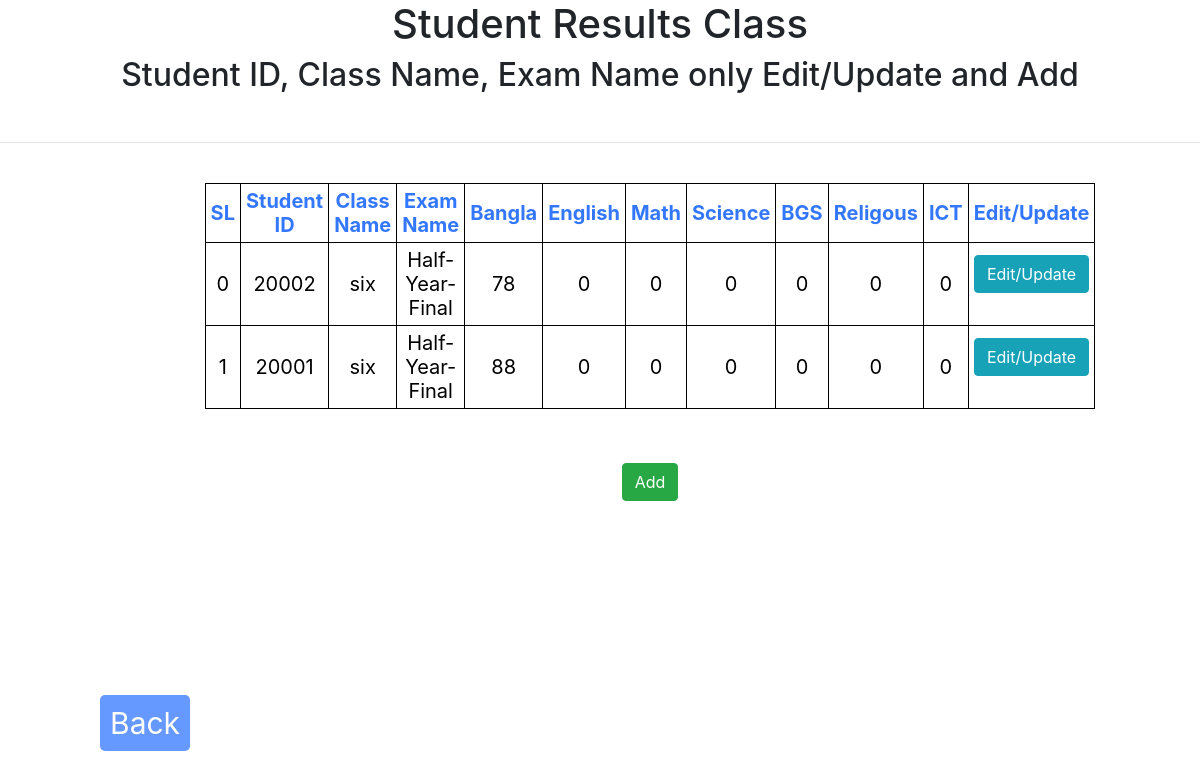
The app's page /student_results_six.php with its own data.
### tables this page shows
CREATE TABLE `student_register` (
  `SL` int(11) NOT NULL,
  `id_number` int(255) NOT NULL,
  `image` blob NOT NULL,
  `username` varchar(255) NOT NULL,
  `id` int(255) NOT NULL,
  `birth_date` date NOT NULL,
  `email` varchar(255) NOT NULL,
  `address` text NOT NULL,
  `gender` varchar(11) NOT NULL,
  `phone` int(11) NOT NULL,
  `password` varchar(255) NOT NULL,
  `payment_date` varchar(11) NOT NULL,
  `reference` varchar(255) NOT NULL,
  `particulars` varchar(255) NOT NULL,
  `payment_mode` varchar(255) NOT NULL,
  `Amount_BDT` int(255) NOT NULL,
  `class_name` varchar(11) NOT NULL,
  `exam_name` varchar(255) NOT NULL,
  `bangla` int(255) NOT NULL,
  `english` int(255) NOT NULL,
  `math` int(255) NOT NULL,
  `science` int(255) NOT NULL,
  `bgs` int(255) NOT NULL,
  `religous` int(255) NOT NULL,
  `ict` int(255) NOT NULL
);

### student_results_six.php (the view, shortened to what this page needs)
<html>
<head>
  <link rel="stylesheet" href="https://maxcdn.bootstrapcdn.com/bootstrap/4.5.2/css/bootstrap.min.css">
</head>
<body>
<center>
<h1>Student  Results Class </h1>
<h2>Student ID, Class Name, Exam Name only Edit/Update and Add</h2><br>
<hr><br>
<div id="t02">
<table>
<thead>
<tr>
<th>SL</th>
<th>Student ID</th>
<th>Class Name</th>
<th>Exam Name</th>
<th>Bangla</th>
<th>English</th>
<th>Math</th>
<th>Science</th>
<th>BGS</th>
<th>Religous</th>
<th>ICT</th>
<th>Edit/Update</th>
</tr>
</thead>
<?php
$servername="localhost" ;
$serveruser="root" ;
$serverpass="" ;
$DBname="aamsc" ;
$conn=mysqli_connect($servername , $serveruser , $serverpass , $DBname ) ;
 $sql= "select * from student_register ";
 $result=$conn->query($sql) ;
while($row = mysqli_fetch_array($result))
  {
?>
  <tr>
  <td><?php echo $row['SL'];  ?></td>
  <td><?php echo $row['id_number'];  ?></td>
  <td><?php echo $row['class_name'];  ?></td>
  <td><?php echo $row['exam_name']; ?></td>
  <td><?php echo $row['bangla']; ?></td>
  <td><?php echo $row['english'] ; ?></td>
  <td><?php echo $row['math']; ?></td>
  <td><?php echo $row['science']; ?></td>
  <td><?php echo $row['bgs'] ; ?></td>
  <td><?php echo $row['religous']; ?></td>
  <td><?php echo $row['ict']; ?></td>
  <td>
       <form action = "result_six_edit.php" method = "post">
        <button type ="submit" name= "edit_btn"  class="btn btn-info">Edit/Update</button>
		</form>
  </td>
  </tr>
  <?php
  }
echo "</table>";
?>
        <br>
		<form action = "result_six_add.php" method = "post" style="padding-top:30px;">
        <button type ="submit" name= "edit_btn"  class="btn btn-success">Add</button>
		</form>
	</div>
</center>
<div class="teacherpage">
	 <a href="admin4001.php">Back</a>
	 </div>
</body>
</html>

### student_results_six.php (style rules this page uses)
#t02 { padding-left:100px; }
#t02 table { width:800px; text-align:center; color:#3377ff; border: 1px solid black; border-collapse: collapse; }
#t02 tr { padding:5px; text-align:left; border: 1px solid black; border-collapse: collapse; text-align:center; }
#t02 td { padding:5px; font-size:20px; color:black; border: 1px solid black; border-collapse: collapse; text-align:center; }
#t02 th { padding:5px; font-size:20px; color:\black; border: 1px solid black; border-collapse: collapse; text-align:center; }
.teacherpage { text-align:left; margin-left: 100px; margin-top: 200px; }
.teacherpage a { padding:10px; background-color:#6699ff; border-radius:5px; font-size:30px; text-decoration: none; color:#fff; }

### records on screen
student_register: SL "0", id_number "20002", class_name "six", exam_name "Half-Year-Final", bangla "78", english "0", math "0", science "0", bgs "0", religous "0", ict "0"
student_register: SL "1", id_number "20001", class_name "six", exam_name "Half-Year-Final", bangla "88", english "0", math "0", science "0", bgs "0", religous "0", ict "0"
